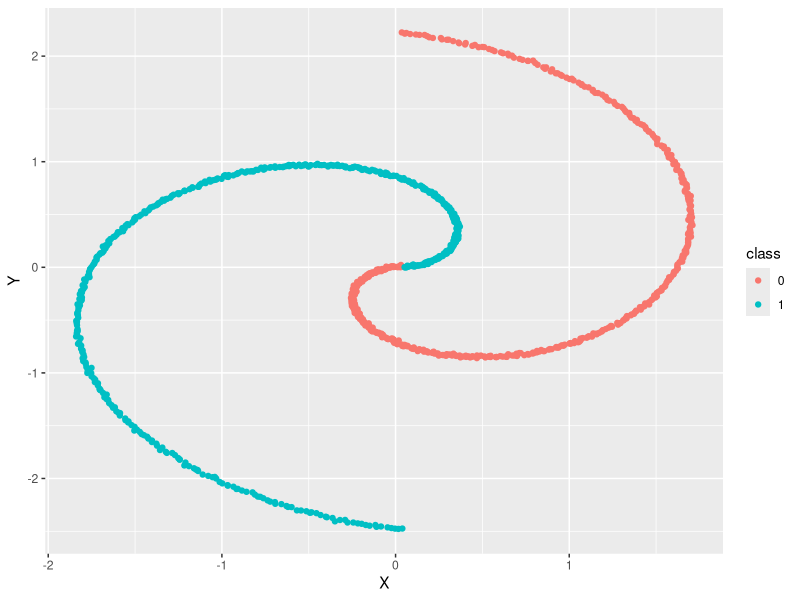
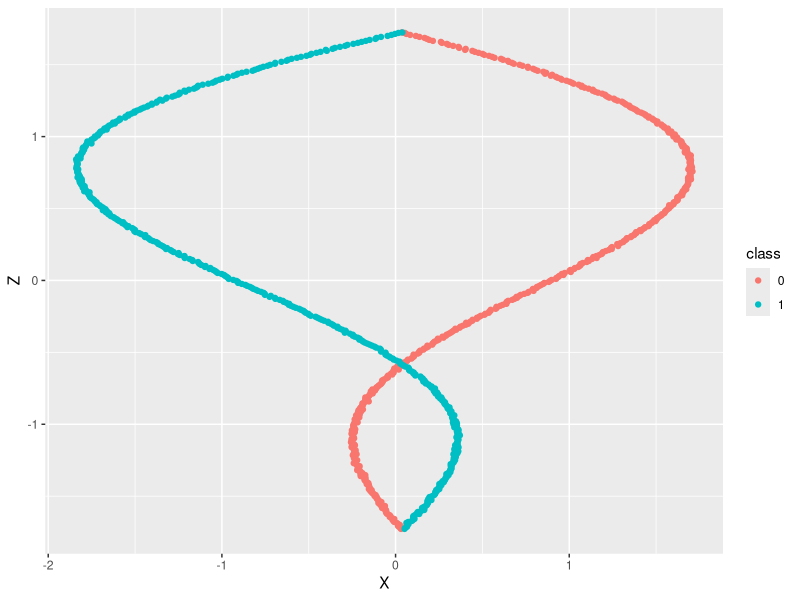
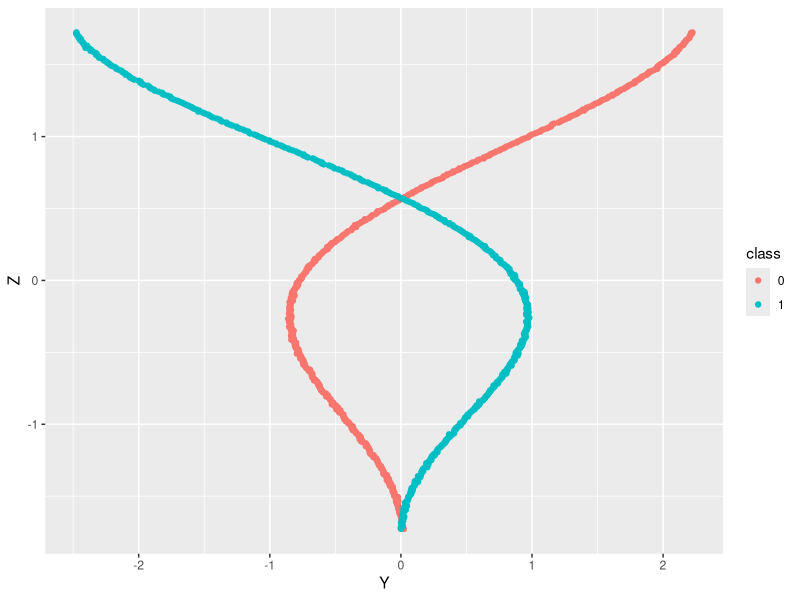
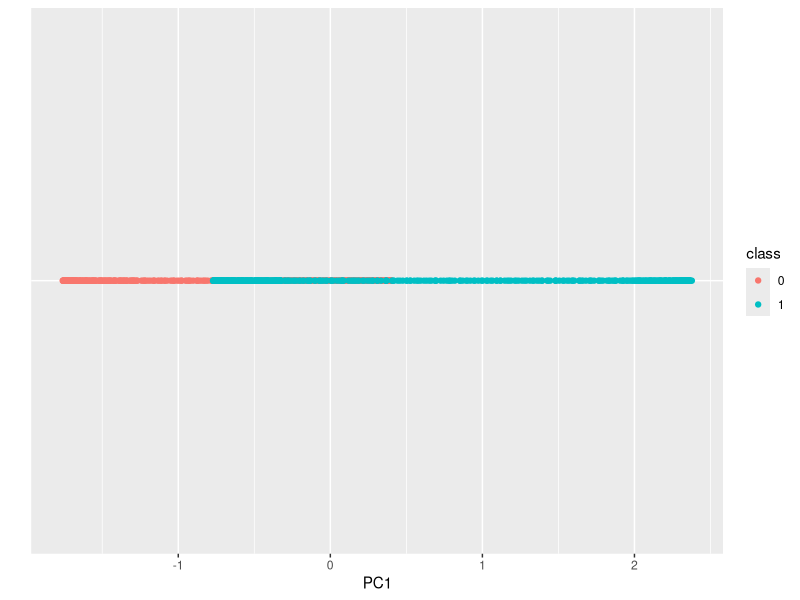
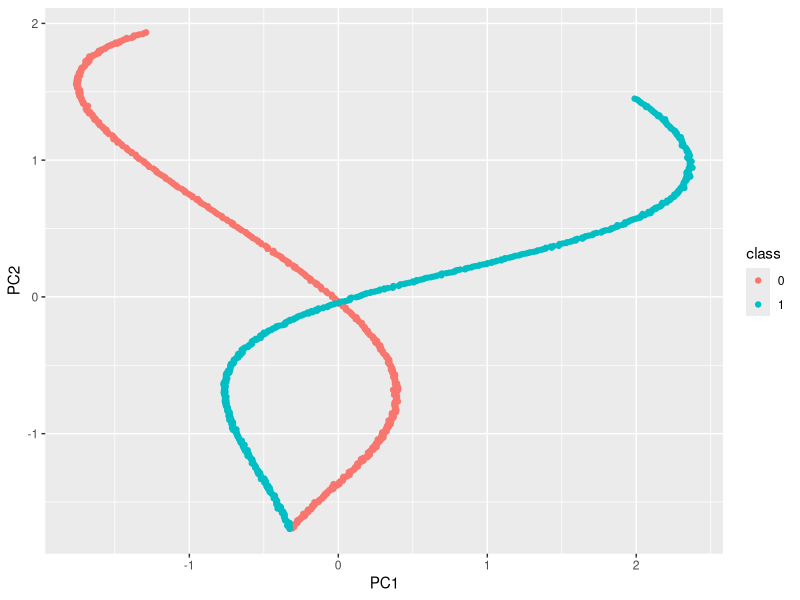
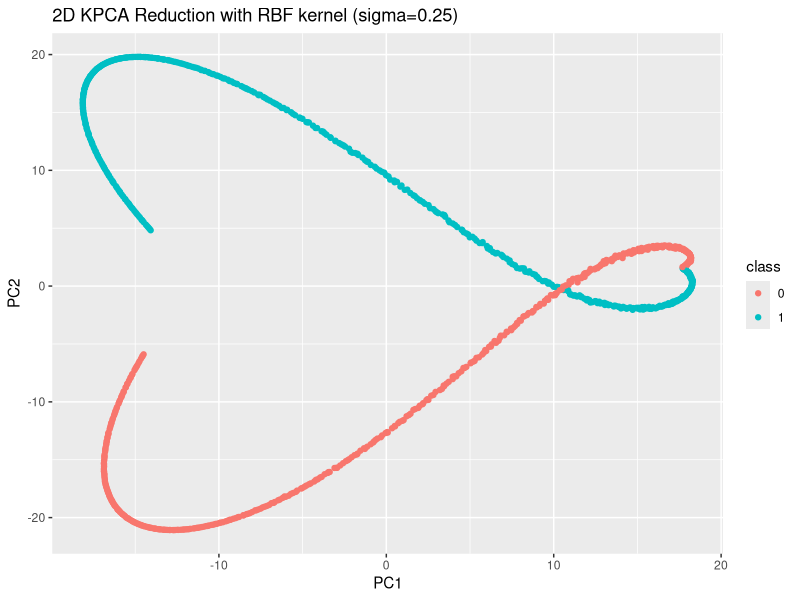
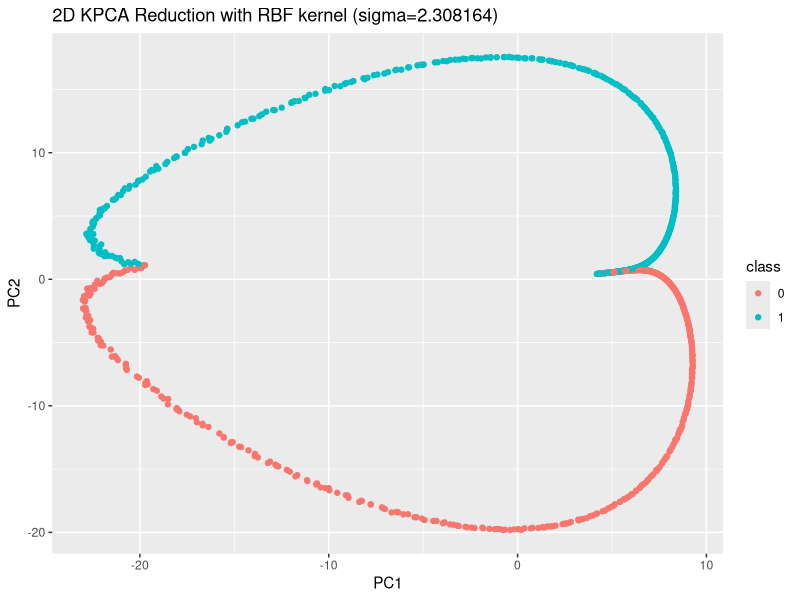
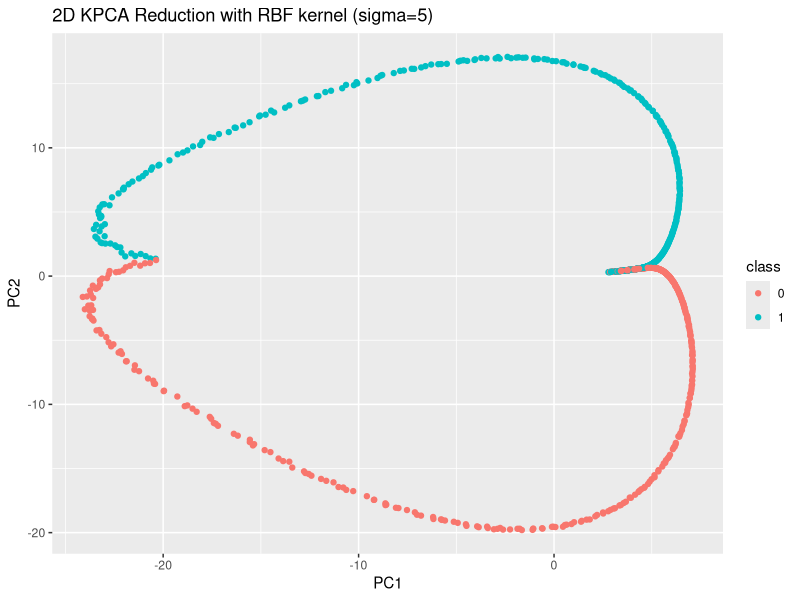

The R source for these figures, in order:
## ---- chunk 1
knitr::opts_chunk$set(echo = TRUE)
set.seed(0)
options(warn=-1)
## ---- chunk 2
n = 1000  # Total number of data points

Xs = matrix(rep(0,n*3), nrow=n)

for (i in 1:n/2){
  for (class in 0:1){
    coords = c(cos(i*3*pi/(n)), sin(i*3*pi/(n))) * (class*2 -1) * ((i*(8+class))/6)
    coords = coords + rnorm(2, 0, c(2,2))   # Add some noise
    Xs[class*n/2 + i,] = c(coords, i)  # add the z=i dimension to moves spirals along z axis
  }
}
Xs = scale(Xs)

# Put data into a dataframe
data = as.data.frame(cbind(Xs, c(rep(0,n/2), rep(1,n/2))))
colnames(data) = c("X", "Y", "Z", "class")
data[,"class"] = as.factor(data[,"class"])

# Plot
library(ggplot2)
ggplot(data = data, aes(X, Y, color = class)) +
  geom_point()

ggplot(data = data, aes(X, Z, color = class)) +
  geom_point()

ggplot(data = data, aes(Y, Z, color = class)) +
  geom_point()
## ---- chunk 3
pca = prcomp(Xs, retx=TRUE, rank=1)  # Only use first PC
reduction = data.frame(PC1=pca$x, class=data$class)

ggplot(data = reduction, aes(PC1, factor(0), color = class)) + ylab("") +
  theme(axis.text.y=element_blank(),  #remove y axis labels
        axis.ticks.y=element_blank()  #remove y axis ticks
  ) + geom_point()
## ---- chunk 4
pca = prcomp(Xs, retx=TRUE, rank=2)  # Use first two PCs
reduction = data.frame(PC1=pca$x[,1], PC2=pca$x[,2], class=data$class)

ggplot(data = reduction, aes(PC1, PC2, color = class)) + geom_point()
## ---- chunk 5
data = data[sample(1:n, n),]  # Shuffle the data

trainSplit = 0.8
trainIdx = sample(1:n, n*0.8)
train = data[trainIdx,]
test  = data[-trainIdx,]

pca = prcomp(train[,1:3], retx=TRUE)  
reduction = data.frame(PC1=pca$x[,1], class=train$class) # Only use first PC
model = glm(class ~ PC1 ,family=binomial(link='logit'), data=reduction)

prediction = predict(model, 
                     newdata=data.frame(PC1 = as.matrix(test[,1:3]) %*% pca$rotation[,1]),
                     type="response")
prediction = ifelse(prediction > 0.5,1,0)
mean(prediction == test$class)  # Classification accuracy
## ---- chunk 6
reduction = data.frame(PC1=pca$x[,1], PC2=pca$x[,2], class=train$class) # Use both PCs
model = glm(class ~ PC1 + PC2, family=binomial(link='logit'), data=reduction)

prediction = predict(model, 
                     newdata=data.frame(as.matrix(test[,1:3]) %*% pca$rotation),
                     type="response")
prediction = ifelse(prediction > 0.5,1,0)
mean(prediction == test$class)  # Classification accuracy with 2 PCs

reduction = data.frame(PC1=pca$x[,1], PC2=pca$x[,2], PC3=pca$x[,3], class=train$class) # Use all 3 PCs
model = glm(class ~ PC1 + PC2 + PC3, family=binomial(link='logit'), data=reduction)

prediction = predict(model, 
                     newdata=data.frame(as.matrix(test[,1:3]) %*% pca$rotation),
                     type="response")
prediction = ifelse(prediction > 0.5,1,0)
mean(prediction == test$class)  # Classification accuracy with all 3 PCs (i.e. original dataset)
## ---- chunk 7
distances = rep(0, n*(n-1)/2)
count = 0
for (i in 1:n-1){
  for (j in i:n){
    count = count + 1
    distances[count] = sqrt(sum((Xs[i, 1:3] - Xs[j,1:3])^2))
  }
}
med = median(distances)
med
## ---- chunk 8
library(kernlab)

kpca_0.25 = kpca(as.matrix(data[,1:3]), kernel = "rbfdot", kpar = list(sigma = 0.25))
kpca_med = kpca(as.matrix(data[,1:3]), kernel = "rbfdot", kpar = list(sigma = med))
kpca_5 = kpca(as.matrix(data[,1:3]), kernel = "rbfdot", kpar = list(sigma = 5))
kpca_lapl = kpca(as.matrix(data[,1:3]), kernel = "laplacedot", kpar = list(sigma = med))

reduction = data.frame(PC1=kpca_0.25@rotated[,1], PC2=kpca_0.25@rotated[,2], class=data$class) 
ggplot(data = reduction, aes(PC1, PC2, color = class)) +
  ggtitle("2D KPCA Reduction with RBF kernel (sigma=0.25)") + geom_point()

reduction = data.frame(PC1=kpca_med@rotated[,1], PC2=kpca_med@rotated[,2], class=data$class) 
ggplot(data = reduction, aes(PC1, PC2, color = class)) +
  ggtitle("2D KPCA Reduction with RBF kernel (sigma=2.308164)") + geom_point()

reduction = data.frame(PC1=kpca_5@rotated[,1], PC2=kpca_5@rotated[,2], class=data$class) 
ggplot(data = reduction, aes(PC1, PC2, color = class)) +
  ggtitle("2D KPCA Reduction with RBF kernel (sigma=5)") + geom_point()

reduction = data.frame(PC1=kpca_lapl@rotated[,1], PC2=kpca_lapl@rotated[,2], class=data$class) 
ggplot(data = reduction, aes(PC1, PC2, color = class)) +
  ggtitle("2D KPCA Reduction with Laplacian kernel (sigma=2.308164)") + geom_point()
## ---- chunk 9
kpca_0.25 = kpca(as.matrix(train[,1:3]), kernel = "rbfdot", kpar = list(sigma = 0.25))
kpca_med = kpca(as.matrix(train[,1:3]), kernel = "rbfdot", kpar = list(sigma = med))
kpca_5 = kpca(as.matrix(train[,1:3]), kernel = "rbfdot", kpar = list(sigma = 5))
kpca_lapl = kpca(as.matrix(train[,1:3]), kernel = "laplacedot", kpar = list(sigma = med))

classificationAccuracy <- function(kpca_obj, numPCs){
  reduction = as.data.frame(kpca_obj@rotated[,1:numPCs])
  reduction$class = train$class
  model = glm(class ~ ., family=binomial(link='logit'), data=reduction)
  
  testReduction = as.data.frame(predict(kpca_obj, test[,1:3]))[,1:numPCs] 
  testReduction$class = test$class

  prediction = predict(model, newdata=testReduction,  type="response")
  prediction = ifelse(prediction > 0.5,1,0)

  mean(prediction == testReduction$class)  # Classification accuracy
}
classificationAccuracy(kpca_0.25, 2)
classificationAccuracy(kpca_med, 2)
classificationAccuracy(kpca_5, 2)
classificationAccuracy(kpca_lapl, 2)
## ---- chunk 10
maxPCs = 50
plot(1:maxPCs, (kpca_lapl@eig^2)[1:maxPCs], ylab="Variance", xlab="Principal Component")

totalVar = sum(kpca_lapl@eig^2)
# Or plotting cumulatively explained variance
plot(1:maxPCs, 100*cumsum(kpca_lapl@eig**2 / totalVar)[1:maxPCs],
     ylab="Percentage Total Variance Explained", xlab="Number of Principal Components")
## ---- chunk 11
# % variance explained by first 1/3/5/11 PCs
cumsum(100*kpca_lapl@eig**2 / totalVar)[c(1,3,5,11)]
## ---- chunk 12
# Classification

# Have to deal with 1 PC case separately
reduction = data.frame(V1 = kpca_lapl@rotated[,1], class = train$class)
model = glm(class ~ ., family=binomial(link='logit'), data=reduction)
testReduction = data.frame(V1 = predict(kpca_lapl, test[,1:3])[,1], class = test$class)
prediction = predict(model, newdata=testReduction,  type="response")
prediction = ifelse(prediction > 0.5,1,0)
mean(prediction == test$class)

# 3, 5, 11 cases
classificationAccuracy(kpca_lapl, 3)
classificationAccuracy(kpca_lapl, 5)
classificationAccuracy(kpca_lapl, 11)
